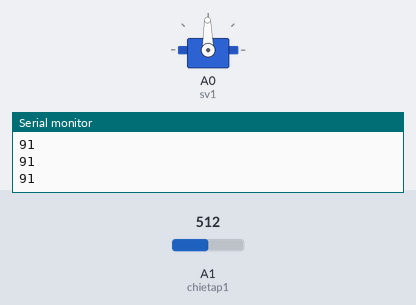
Simulated run of this sketch. Board: Arduino Uno, built with avr-gcc and run on an emulated ATmega328P. Parts: servo, the last lines printed to the serial monitor. The test bench sets the inputs (shaded band); at power-on: A1 (chietap1) = 512.

Above: at 2.2 s.
2.3 s: A1 (chietap1) set to 716
At 3.1 s:
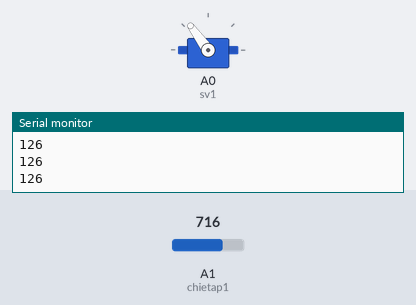
3.8 s: A1 (chietap1) set to 900
At 4.2 s:
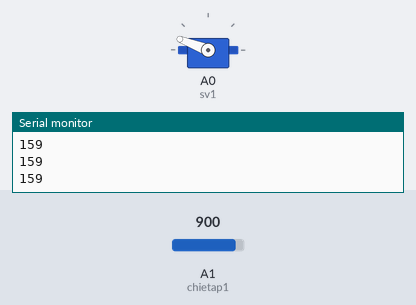
5.3 s: A1 (chietap1) set to 1023
At 6.5 s:
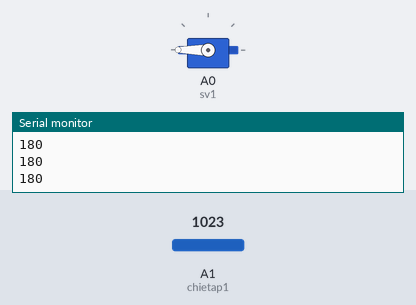
6.8 s: A1 (chietap1) set to 306
At 7.6 s:
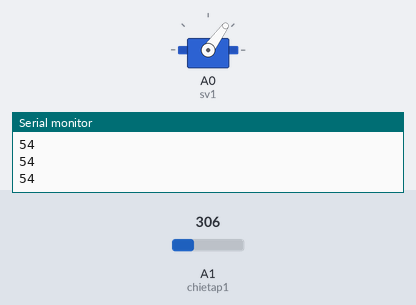
8.3 s: A1 (chietap1) set to 122
At 8.9 s:
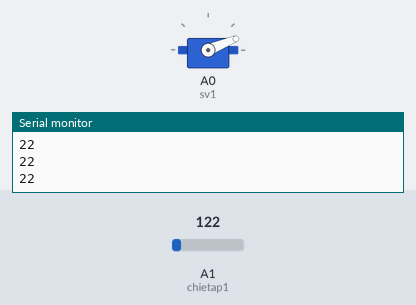
9.8 s: A1 (chietap1) set to 511
At 10.1 s:
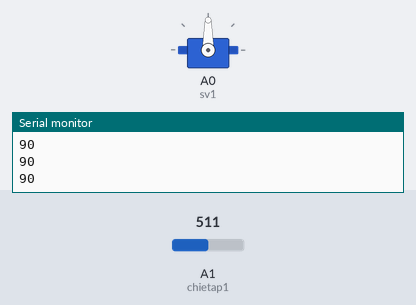
Timing chart, 0 to 12.3 s (numbered marks = the images above; inputs shaded):
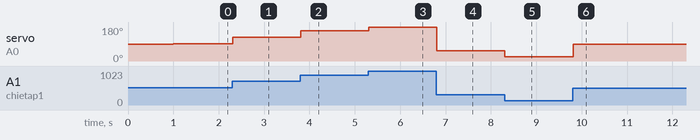

The sketch:

test.ino
```cpp
#include <Servo.h>
Servo sv1;
int chietap1 = A1;
void setup() {
sv1.attach(A0);
sv1.write(90);
delay(1000);
Serial.begin(9600);
}
void loop() {
int val1 = analogRead(chietap1);
int xoay1= map(val1,1023, 0, 180, 0);
sv1.write(xoay1);
Serial.println(xoay1);
delay(10);
}
```

Measured:
- after the input at 2.3 s, servo on A0 (sv1): 91° → 126° at once
- after the input at 3.8 s, servo on A0 (sv1): 126° → 159° at once
- after the input at 5.3 s, servo on A0 (sv1): 159° → 180° at once
- after the input at 6.8 s, servo on A0 (sv1): 180° → 54° at once
- after the input at 8.3 s, servo on A0 (sv1): 54° → 22° at once
- after the input at 9.8 s, servo on A0 (sv1): 22° → 90° at once
